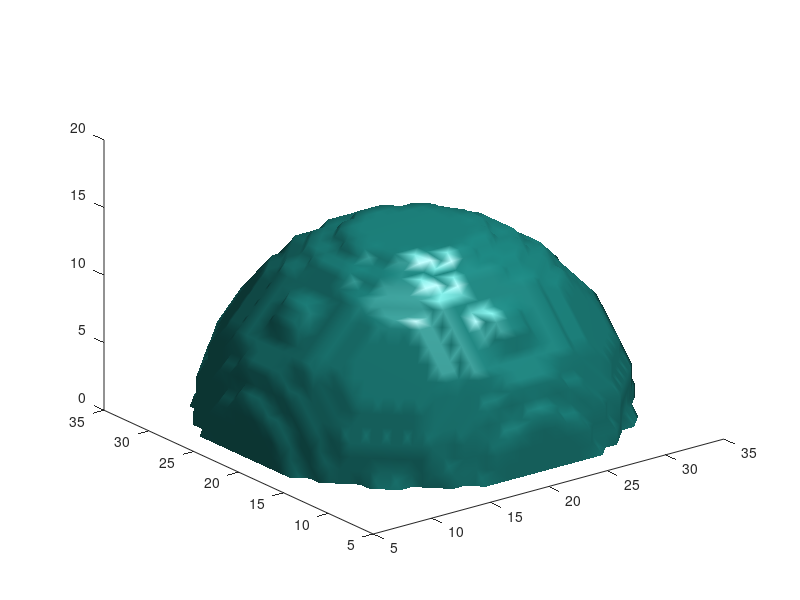

Reproduce this figure in MATLAB.
Nx=40;
Ny=40;
Nz=60;
R=15;
dd=ones(Nx,Ny);

% load initial
% u0=uout+ues; v0=vout+ves; w0=wout+wes; x0=xout+xes;
fi=ones(Nx,Ny,Nz);


for i=1:Nx
    for j=1:Ny
        for k=1:Nz
      r(i,j,k)=sqrt((i-Nx/2)^2+(j-Ny/2)^2+(k)^2);
      if r(i,j,k)>=R
      fi(i,j,k)=-1;
      end
        end
   
   end
end


isosurface(fi,0)
